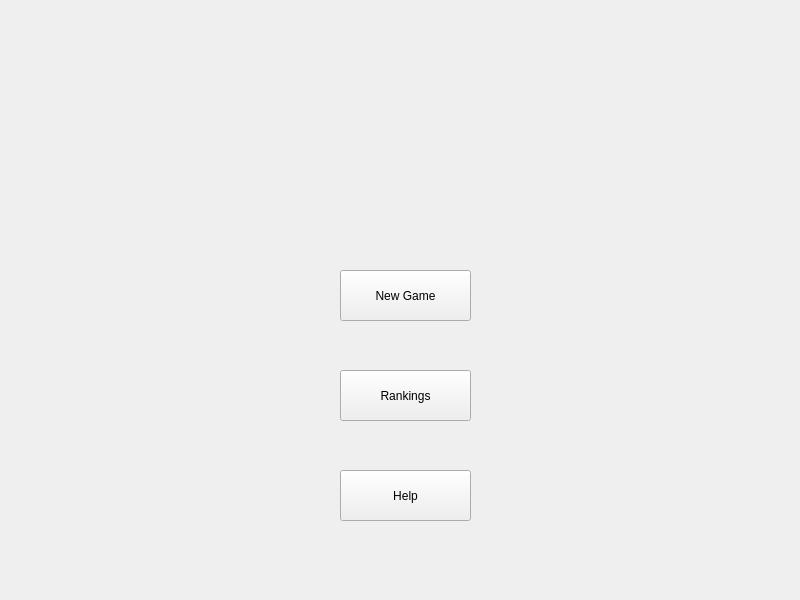
<?xml version="1.0" encoding="UTF-8"?>
<ui version="4.0">
 <class>initwindow</class>
 <widget class="QMainWindow" name="initwindow">
  <property name="geometry">
   <rect>
    <x>0</x>
    <y>0</y>
    <width>800</width>
    <height>600</height>
   </rect>
  </property>
  <property name="minimumSize">
   <size>
    <width>800</width>
    <height>600</height>
   </size>
  </property>
  <property name="maximumSize">
   <size>
    <width>800</width>
    <height>600</height>
   </size>
  </property>
  <property name="windowTitle">
   <string>圈地大作战</string>
  </property>
  <property name="styleSheet">
   <string notr="true">QWidget #centralwidget
{
	border-image: url(:/images/initwindow);
}
</string>
  </property>
  <widget class="QWidget" name="centralwidget">
   <widget class="QStackedWidget" name="stackedWidget">
    <property name="geometry">
     <rect>
      <x>120</x>
      <y>70</y>
      <width>561</width>
      <height>501</height>
     </rect>
    </property>
    <property name="styleSheet">
     <string notr="true"/>
    </property>
    <widget class="QWidget" name="page">
     <widget class="QPushButton" name="newGame">
      <property name="geometry">
       <rect>
        <x>220</x>
        <y>200</y>
        <width>131</width>
        <height>51</height>
       </rect>
      </property>
      <property name="styleSheet">
       <string notr="true"/>
      </property>
      <property name="text">
       <string>New Game</string>
      </property>
     </widget>
     <widget class="QPushButton" name="rank">
      <property name="geometry">
       <rect>
        <x>220</x>
        <y>300</y>
        <width>131</width>
        <height>51</height>
       </rect>
      </property>
      <property name="text">
       <string>Rankings</string>
      </property>
     </widget>
     <widget class="QPushButton" name="help">
      <property name="geometry">
       <rect>
        <x>220</x>
        <y>400</y>
        <width>131</width>
        <height>51</height>
       </rect>
      </property>
      <property name="text">
       <string>Help</string>
      </property>
     </widget>
    </widget>
    <widget class="QWidget" name="page_2"/>
   </widget>
  </widget>
 </widget>
 <resources/>
 <connections/>
</ui>
